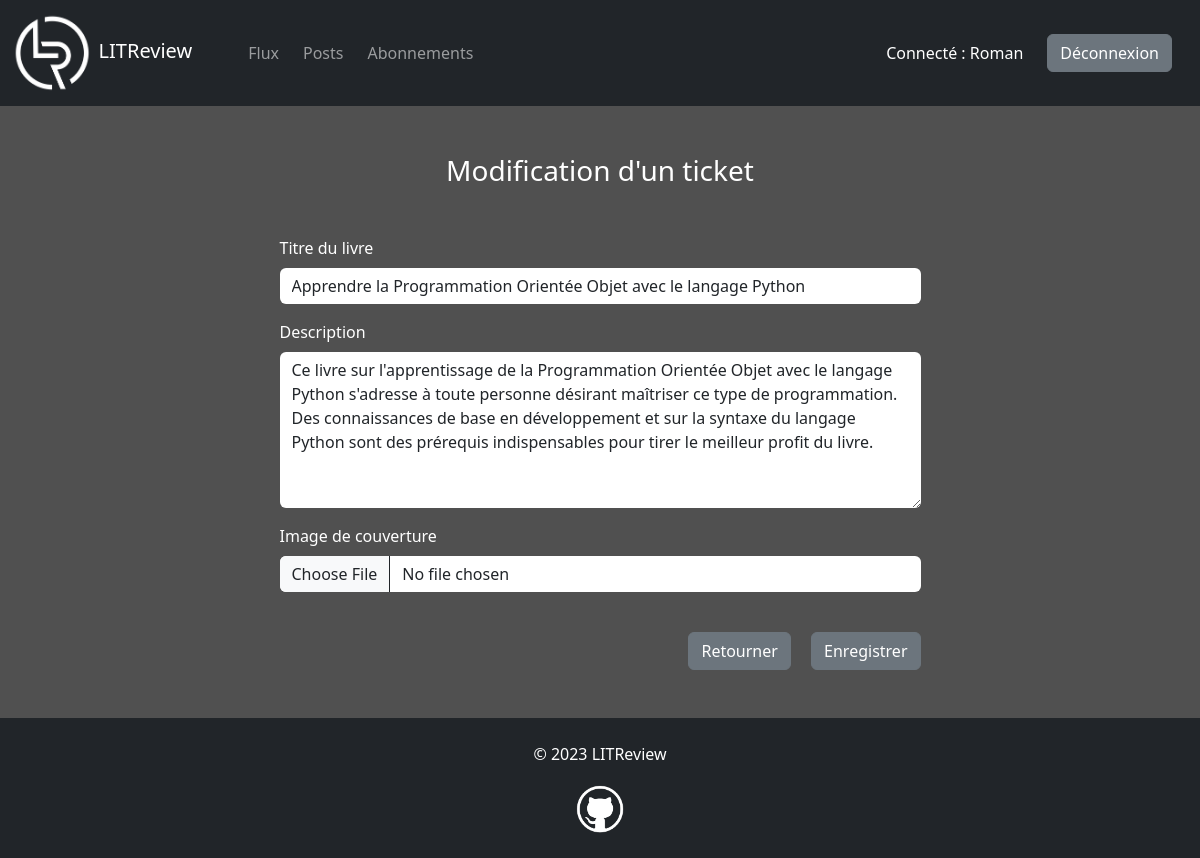
The page /ticket/1/modifier/ (signed in) on the database its author committed.
### accounts/models.py (models this page shows)
class User(AbstractUser):
    pass

### reviews/models.py (models this page shows, shortened)
class Ticket(models.Model):
    user = models.ForeignKey(to=settings.AUTH_USER_MODEL, on_delete=models.CASCADE)
    title = models.CharField(max_length=128)
    description = models.TextField(max_length=2048, blank=True)
    image = models.ImageField(null=True, blank=True, upload_to="book_covers")
    time_created = models.DateTimeField(auto_now_add=True)

### reviews/views.py (the view)
# urls.py: path("ticket/<int:ticket_id>/modifier/", views.update_ticket, name="update_ticket"),
@login_required
def update_ticket(request, ticket_id):
    ticket = get_object_or_404(Ticket, pk=ticket_id)
    if request.user != ticket.user:
        raise PermissionDenied()
    ticket_form = UpdateTicketForm(instance=ticket)
    if request.method == "POST":
        ticket_form = UpdateTicketForm(request.POST, request.FILES, instance=ticket)
        if ticket_form.is_valid():
            ticket.save()
            return redirect("posts")
    context = {"ticket_form": ticket_form, "ticket": ticket}
    return render(request, "reviews/ticket_form.html", context)

### reviews/forms.py
class UpdateTicketForm(CreateTicketForm):
    def __init__(self, *args, **kwargs):
        super(CreateTicketForm, self).__init__(*args, **kwargs)
        self.fields["title"].widget.attrs["placeholder"] = ""
        self.fields["description"].widget.attrs["placeholder"] = ""

### reviews/templates/reviews/ticket_form.html (shortened to what this page needs)
{% extends "base.html" %}
{% load bootstrap5 %}
{% block content %}
<div class="row justify-content-center">
    <div class="col-md-9 col-lg-8 col-xl-7 col-xxl-6">
        <h3 class="text-center text-white mb-5">
            {% if ticket %}Modification d'un ticket{% else %}Nouveau ticket{% endif %}
        </h3>
        <form method="POST" enctype="multipart/form-data">
            {% bootstrap_form ticket_form bound_css_class="" %}
            <div class="text-end">
                {% if ticket %}
                <a class="btn btn-secondary mt-4 me-3" href="{% url 'posts' %}">Retourner</a>
                {% else %}
                <a class="btn btn-secondary mt-4 me-3" href="{% url 'feed' %}">Retourner</a>
                {% endif %}
                <button class="btn btn-secondary mt-4" type="submit">
                    {% if ticket %}Enregistrer{% else %}Créer{% endif %}
                </button>
            </div>
        </form>
    </div>
</div>
{% endblock content %}

### templates/base.html (shortened to what this page needs)
<!DOCTYPE html>
{% load static %}
<html lang="fr">
<head>
    <link
    href="https://cdn.jsdelivr.net/npm/bootstrap@5.3.0-alpha1/dist/css/bootstrap.min.css"
    rel="stylesheet"
>
    <link rel="stylesheet" href="{% static 'css/style.css' %}">
</head>
<body>
    <div id="main-container">
        <nav class="navbar navbar-dark bg-dark navbar-expand-lg" data-bs-theme="dark">
            <div class="container-fluid">
                <a class="navbar-brand me-5" href="">
                    <img id="litreview-logo" src="{% static 'img/logos/litreview-logo.png' %}" alt="logo">
                    LITReview
                </a>
                {% if user.is_authenticated %}
                <div class="collapse navbar-collapse" id="navbar">
                    <ul class="navbar-nav me-auto mb-2 mb-lg-0">
                        <li>
                            <a class="nav-link me-2" href="{% url 'feed' %}">Flux</a>
                        </li>
                        <li>
                            <a class="nav-link me-2" href="{% url 'posts' %}">Posts</a>
                        </li>
                        <li>
                            <a class="nav-link me-2" href="{% url 'subscriptions' %}">Abonnements</a>
                        </li>
                    </ul>
                    <p class="text-white mt-3 me-4">Connecté : {{ user.username }}</p>
                    <a class="btn btn-secondary me-3 my-2" href="{% url 'logout' %}">Déconnexion</a>
                </div>
                {% endif %}
            </div>
        </nav>
        <div class="container mt-5">
            {% block content %}
            {% endblock content %}
        </div>
    </div>
    <footer class="bg-dark mt-5">
        <p class="text-white text-center pt-4">&copy; <span>{% now "Y" %}</span> LITReview</p>
        <p class="text-center">
            <a href="https://github.com/romansainthilaire" target="_blank">
                <img id="github-logo" src="{% static 'img/logos/github-logo.png' %}" alt="">
            </a>
        </p>
    </footer>
</body>
</html>

### static/css/style.css (style rules this page uses)
body { background-color: rgb(80, 80, 80); }
#main-container { min-height: calc(100vh - 140px); }
footer { height: 140px; }
#litreview-logo { max-height: 80px; }
#github-logo { max-height: 50px; margin-top: 2px; margin-bottom: 2px; }
label, input { color: white; }
a { color: rgb(195, 195, 195); text-underline-offset: 3px; }
.form-control, .form-select { border: none; }

### rows shown on the page
User: username "Roman"
Ticket: title "Apprendre la Programmation Orientée Objet avec le langage Python", description "Ce livre sur l'apprentissage de la Programmation Orientée Objet avec le langage Python s'adresse à toute personne désirant maîtriser ce type de programmation. Des connaissances de base en développement et sur la syntaxe du langage Python sont des prérequis indispensables pour tirer le meilleur profit du livre."
